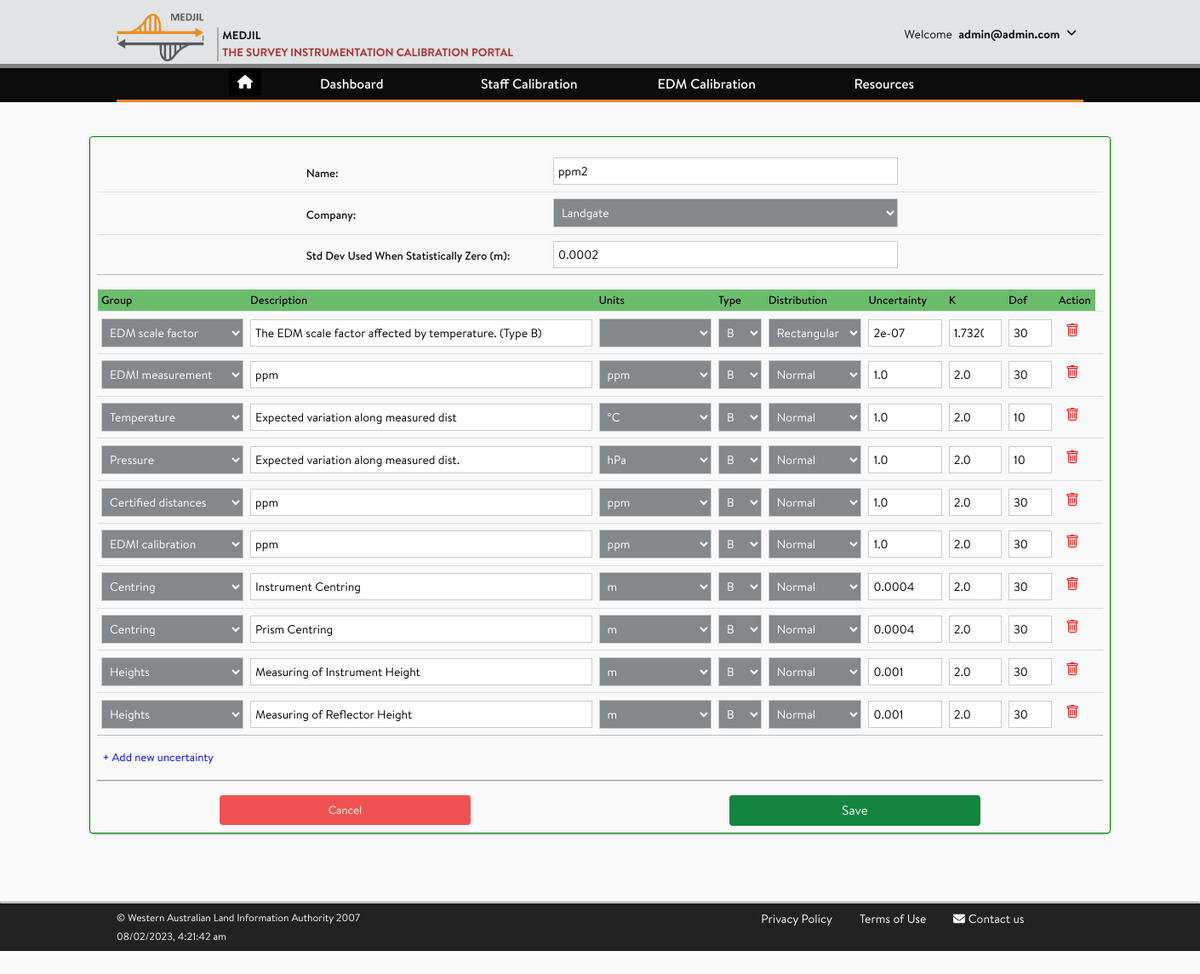
The page /baseline_calibration/uc_budget/12/edit/?next=/baseline_calibration/uc_budgets/ (signed in) on the database its author committed.
### accounts/models.py (models this page shows, shortened)
class CustomUser(AbstractUser):
    company = models.ForeignKey(
                                Company,
                                on_delete = models.SET_NULL,
                                blank = True,
                                null = True,
    )
    username = None
    email = LowerCaseEmailField(_('email address'),
                                max_length = 150,
                                unique=True,
                                error_messages = {
                                    'unique': _("The user with that email address already exists.")
                                })
    USERNAME_FIELD = 'email'
    REQUIRED_FIELDS = []
    objects = CustomUserManager()

### baseline_calibration/models.py (models this page shows, shortened)
class Uncertainty_Budget(models.Model):
    name = models.CharField(max_length=30, unique= False)
    company = models.ForeignKey(Company, on_delete = models.PROTECT, null=False)
    std_dev_of_zero_adjustment = models.DecimalField(max_digits=5, decimal_places=4,
                 validators = [MinValueValidator(0.00005)],
                 help_text="Standard deviation applied to set of observations when all"
                           " measured distances in set of observations are the same. (m)")
    class Meta:
        ordering = ['name']
        unique_together = ('name','company')

### baseline_calibration/views.py (the view, shortened to what this page needs)
# urls.py: path('uc_budget/<int:id>/edit/', views.uc_budget_edit, name = 'uc_budget_edit'),
@login_required(login_url="/accounts/login")
def uc_budget_edit(request, id=None):
    obj = get_object_or_404(Uncertainty_Budget, id=id)
    uc_budget = Uncertainty_BudgetForm(request.POST or None, instance=obj)
    uc_sources = modelformset_factory(Uncertainty_Budget_Source,
                            form=Uncertainty_Budget_SourceForm, extra=0)
    qs = Uncertainty_Budget_Source.objects.filter(
                            uncertainty_budget = id)
    formset = uc_sources(request.POST or None, queryset=qs)
    context = {}
    context['form'] = uc_budget
    context['formset'] = formset
    return render(request, 'baseline_calibration/uncertainty_budget_form.html', context)

### baseline_calibration/forms.py (shortened to what this page needs)
class Uncertainty_BudgetForm(forms.ModelForm):
    def __init__(self, *args, **kwargs):
        user = kwargs.pop('user', None)
        super(Uncertainty_BudgetForm, self).__init__(*args, **kwargs)
        if user:
            if not user.is_staff:
                self.fields['company'].disabled = True
    class Meta:
        model = Uncertainty_Budget
        fields = '__all__'
        labels = {'std_dev_of_zero_adjustment': 'Std Dev Used When Statistically Zero (m)',}

### accounts/models.py (called while the page is built)
    def __str__(self):
        return self.company_name

### baseline_calibration/templates/baseline_calibration/uncertainty_budget_form.html (shortened to what this page needs)
{% extends 'base_generic.html' %}
{% load static %}
{% block content %}
<article class="post">
    <div class="flexbox-container_IB">
          <div class="flexbox-item_1600_IB">
             <form id='id_html_form' style="font-size:10.0pt;width:4500px;" action="" class="site-form" method="post" autocomplete="off">
                <div class="flexbox-item_1600_IB">
                </div>
                  <div class="flexbox-item_1600_IB">
                      <table style="font-size:10pt;width:100%">
                          <colgroup>
                              <col span="1" width="20%">
                              <col span="1" width="25%">
                              <col span="1" width="35%">
                              <col span="1" width="20%">
                          </colgroup>
                          {% for field in form %}
                              <tr>
                              <td></td>
                                  {% if field.field.is_checkbox %}
                                      <td>{{ field }}</td>
                                      <td>{{ field.label }}</td>
                                  {% else %}
                                      <td>{{ field.label_tag }}</td>
                                      <td>{{ field }}</td>
                                  {% endif %}
                                  <td></td>
                              </tr>
                          {% endfor %}
                      </table>
                  </div>
                  <div class="flexbox-item_1600_IB">
                      <table id="id_formset_container" style="font-size:10pt;width:100%">
                          <colgroup>
                              <col span="1" style="width: 15%;">
                              <col span="1" style="width: 35%;">
                              <col span="1" style="width: 12%;">
                              <col span="1" style="width: 5%;">
                              <col span="1" style="width: 10%;">
                              <col span="1" style="width: 8%;">
                              <col span="1" style="width: 6%;">
                              <col span="1" style="width: 5%;">
                              <col span="1" style="width: 4%;">
                          </colgroup>
                      <tr>
                          {% for field in formset|first %}
                              {% if field.label != "Id" %}
                                  <th>{{ field.label|title }}</th>
                              {% endif %}
                          {% endfor %}
                          <th>Action</th>
                      </tr>
                      {% for form in formset %}
                          <tr id=data-form-index_{{forloop.counter0}}>
                              {% for field in form %}
                                  {% if field.label != "Id" %}
                                      <td>{{ field }}</td>
                                  {% endif %}
                              {% endfor %}
                              <td>
                                 <a onclick="deleteRow(this)">
                                </a>
                              </td>
                              <td>
                              </td>
                      {% endfor %}
                      </table>
                      <div>
                            <a onclick="addRow()" style="color:blue;cursor:pointer;cursor:hand;">&nbsp&nbsp&#x2B Add new uncertainty</a>
                            <hr style="border-bottom: 1px solid #e0e0e1;">
                      </div>
                  </div>
                  <div class="flexbox-item_1600_IB flexbox-item-button_IB">
                      {% if request.GET.next %}
                          <a href= {{ request.GET.next }} class="submit-button bg-red-500 hover:bg-green-400" style="text-align: center">Cancel</a>
                      {% endif %}
                      <button class="submit-button bg-green-500 hover:bg-green-400 text-base" type="submit" >Save</button>
                  </div>
             </form>
         </div>
    </div>
</article>
{% endblock %}

### templates/base_generic.html (shortened to what this page needs)
{% load static %}
<!DOCTYPE html>
<html lang="en">
<head>
    <link rel="stylesheet" href="https://cdnjs.cloudflare.com/ajax/libs/font-awesome/6.2.0/css/all.min.css" />
    <link rel="stylesheet" href="{% static 'main.css' %}">
    <link rel="stylesheet" href="{% static 'fonts/stylesheet.css' %}">
    <link rel="stylesheet" href="{% static 'style_ib.css' %}">
</head>
<body>
    <div class="page-wrap">
    <header class="page-header">
        <div class="wrapper">
            <div class="header-wrapper">
                <a class="header-logo" href="{% url 'home' %}">
                    <img src="{% static 'logo.png' %}" alt="Medjil">
                    <p>
                        <span>Medjil</span>
                        <span>The Survey Instrumentation Calibration Portal</span>
                    </p>
                </a>
                <div class="header-userinfo">
                        <div>
                            <span>Welcome</span>
                                {% if user.is_authenticated %}
                                    {% if not user.first_name %}
                                        <span><strong> {{ user.email }}</strong></span>
                                    {% else %}
                                        <span><strong>{{ user.first_name }}</strong></span>
                                    {% endif %}
                                {% endif %}
                                <span>
                                    <a href="#" id="header-toggle"><i class="fas fa-angle-down rotate" aria-hidden="true"></i></a>
                                </span>
                        </div>
                </div>
            </div>
        </div>
    </header>
    <nav class="page-nav">
        <div class="wrapper">
            <ul class="nav-links">
            		<li>
            				<ul>
            						<button class="btn_home"><a href="{% url 'home' %}"><i class="fa fa-home"></i></a></button>
            				</ul>
            		</li>
                <li class="nav-item has-subnav"><a tabindex="0">Dashboard</a>
                </li>
                <li class="nav-item has-subnav"><a tabindex="0">Staff Calibration</a>
                </li>
                <li class="nav-item has-subnav"><a tabindex="0">EDM Calibration </a>
                </li>
                <li class="nav-item has-subnav"><a tabindex="0">Resources</a>
                </li>
            </ul>
        </div>
    </nav>
    <main class="page-content">
        <div class="wrapper">
            {% block content %}
            {% endblock content %}
        </div>
    </main>
    <hr>
    <footer class="page-footer">
        <div class="wrapper">
            <div class="footer-row3">
                <div class="policy-col-1">
                    <a href="{% url 'terms' %}">Privacy Policy</a>
                    <a href="{% url 'terms' %}">Terms of Use</a>
                    <a href="mailto:geodesy@landgate.wa.gov.au"><i class="fas fa-envelope"></i> <span>Contact us</span></a>
                </div>
                <div class="policy-col-2">
                      <p>&#169; Western Australian Land Information Authority 2007</p>
                      <span id="current_time"></span>
                </div>
            </div>
        </div>
    </footer>
</body>
</html>

### assets/style_ib.css (style rules this page uses)
.flexbox-container_IB { display: flex; justify-content: center; }
.flexbox-item_1600_IB { width: 1600px; align-items: center; }
.flexbox-item-button_IB { display: flex; gap: 1rem; justify-content: space-around; align-items: center; }
select { background: #34495E; color: #fff; }
.btn_home { background-color: Black; border: none; color: White; cursor: pointer; }

### rows shown on the page
CustomUser: email "admin@admin.com"
Uncertainty_Budget: form "ppm2" "Landgate" "0.0002"

### other values the page prints
{{ field.label_tag }} "Name:" "Company:" "Std Dev Used When Statistically Zero (m):"
{{ field.label|title }} "Group" "Description" "Units" "Type" "Distribution" "Uncertainty" "K" "Dof"
